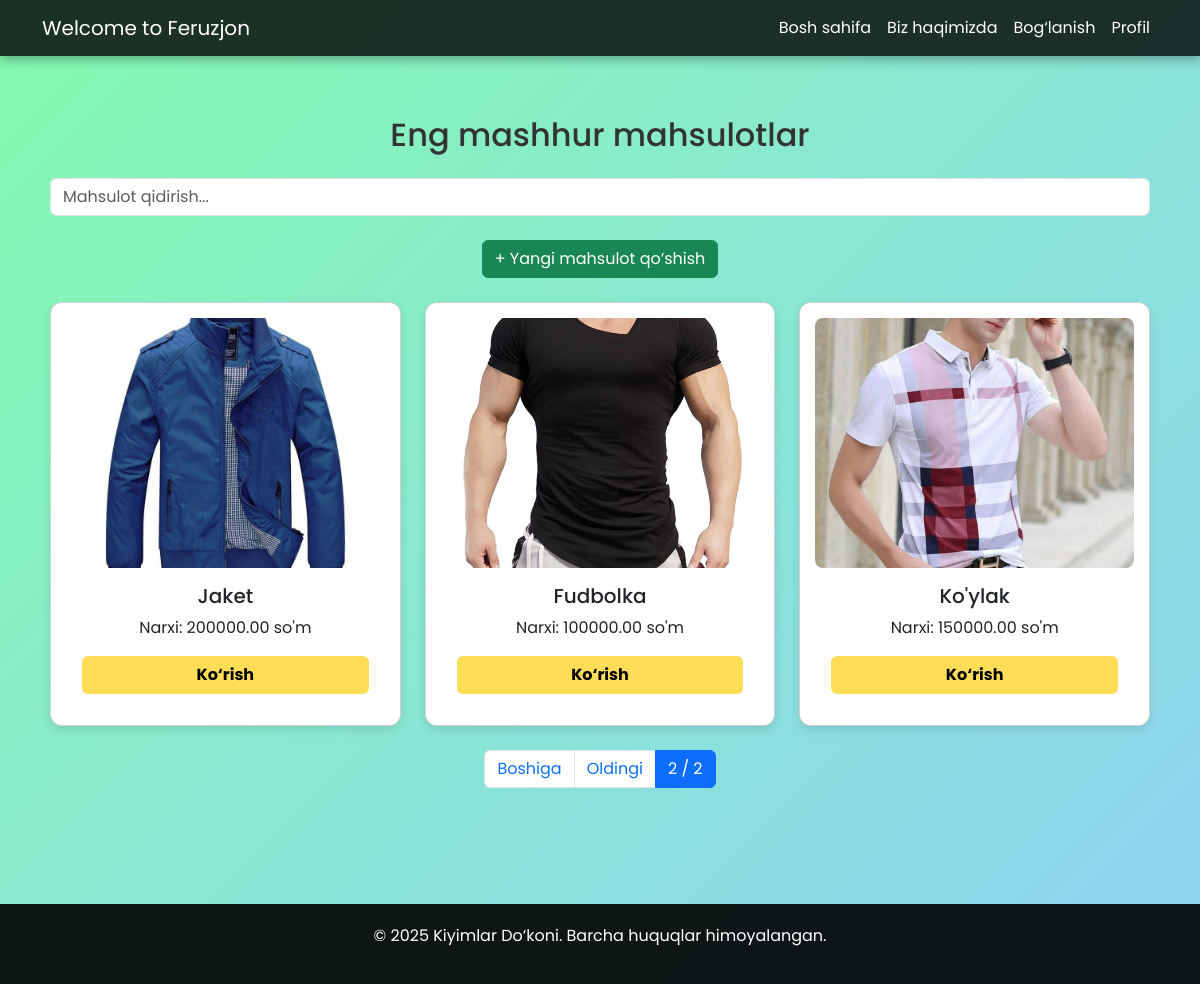
Page /products/?page=2 (signed in) on the committed database.
### accaunt/models.py (models this page shows, shortened)
class CustomUser(AbstractUser):
    phone = models.CharField(max_length=15, blank=True, null=True)
    profile_image = models.ImageField(upload_to='profile_images/', default='profile_image/default.png', null=True, blank=True)
    groups = models.ManyToManyField(
        "auth.Group",
        related_name="customuser_set",
        blank=True
    )
    user_permissions = models.ManyToManyField(
        "auth.Permission",
        related_name="customuser_permissions_set",
        blank=True
    )

### home/models.py (models this page shows, shortened)
class Product(models.Model):
    name = models.CharField(max_length=100)
    price = models.DecimalField(max_digits=10, decimal_places=2)
    color = models.CharField(max_length=50)
    quantity = models.PositiveIntegerField()
    description = models.CharField(max_length=150)
    image = models.ImageField(upload_to='images/', default='defaults/default.jpg' ,null= True, blank=True)
    created_at = models.DateTimeField(auto_now_add=True)
    updated_at = models.DateTimeField(auto_now=True)
    class Meta:
        ordering = ['-created_at', '-updated_at']
        verbose_name_plural = 'Products'
        verbose_name = 'Product'

### home/views.py (the view)
# urls.py: path('products/', Products.as_view(), name='products'),
class Products(LoginRequiredMixin, View):
    login_url = 'login'
    def get(self, request):
        q = request.GET.get('q')
        user = request.user
        if q:
            products = Product.objects.filter(Q(name__icontains=q) | Q(price__icontains=q))
        else:
            product = Product.objects.all()
            paginator = Paginator(product, 3)
            page_number = request.GET.get("page")
            products = paginator.get_page(page_number)
        return render(request, 'home/products.html', {'products': products, 'user': user})

### templates/home/products.html (shortened to what this page needs)
{% load static %}
<!DOCTYPE html>
<html lang="uz">
<head>
    <link rel="stylesheet" href="https://cdn.jsdelivr.net/npm/bootstrap@5.3.0/dist/css/bootstrap.min.css">
</head>
<body>
    <nav class="navbar navbar-expand-lg">
        <div class="container">
            <a class="navbar-brand" href="#">Welcome to {{ user.first_name }}</a>
            <div class="collapse navbar-collapse" id="navbarNav">
                <ul class="navbar-nav ms-auto">
                    <li class="nav-item"><a class="nav-link" href="{% url 'home' %}">Bosh sahifa</a></li>
                    <li class="nav-item"><a class="nav-link" href="{% url 'about' %}">Biz haqimizda</a></li>
                    <li class="nav-item"><a class="nav-link" href="{% url 'contact' %}">Bog‘lanish</a></li>
                    <li class="nav-item"><a class="nav-link" href="{% url 'profile' %}">Profil</a></li>
                </ul>
            </div>
        </div>
    </nav>
    <section class="container products" id="products">
        <h2 class="mb-4">Eng mashhur mahsulotlar</h2>
        <form method="GET" action="{% url 'products' %}" class="mb-4">
            <input type="text" name="q" class="form-control" placeholder="Mahsulot qidirish...">
        </form>
        <a href="{% url 'create' %}" class="btn btn-success mb-4">+ Yangi mahsulot qo‘shish</a>
        <div class="row">
            {% for kiyim in products %}
                <div class="col-md-4 mb-4">
                    <div class="card product-card">
                        {% if kiyim.image %}
                            <img src="{{ kiyim.image.url }}" alt="{{ kiyim.name }}">
                        {% else %}
                            <img src="/media/defaults/default.jpg" alt="Standart rasm">
                        {% endif %}
                        <div class="card-body">
                            <h5 class="card-title">{{ kiyim.name }}</h5>
                            <p class="card-text">Narxi: {{ kiyim.price }} so'm</p>
                            <a href="{% url 'detail' kiyim.id %}" class="btn btn-custom">Ko‘rish</a>
                        </div>
                    </div>
                </div>
            {% endfor %}
        </div>
        <nav>
            <ul class="pagination justify-content-center">
                {% if products.has_previous %}
                    <li class="page-item"><a class="page-link" href="?page=1">Boshiga</a></li>
                    <li class="page-item"><a class="page-link" href="?page={{ products.previous_page_number }}">Oldingi</a></li>
                {% endif %}
                <li class="page-item active"><span class="page-link">{{ products.number }} / {{ products.paginator.num_pages }}</span></li>
            </ul>
        </nav>
    </section>
    <footer class="footer">
        <p>&copy; 2025 Kiyimlar Do‘koni. Barcha huquqlar himoyalangan.</p>
    </footer>
</body>
</html>

### rows in the picture
CustomUser: first_name "Feruzjon"
Product: image (picture), name "Jaket", price "200000.00"
Product: image (picture), name "Fudbolka", price "100000.00"
Product: image (picture), name "Ko'ylak", price "150000.00"

### other values in the picture
{{ products.number }} "2"
{{ products.paginator.num_pages }} "2"
